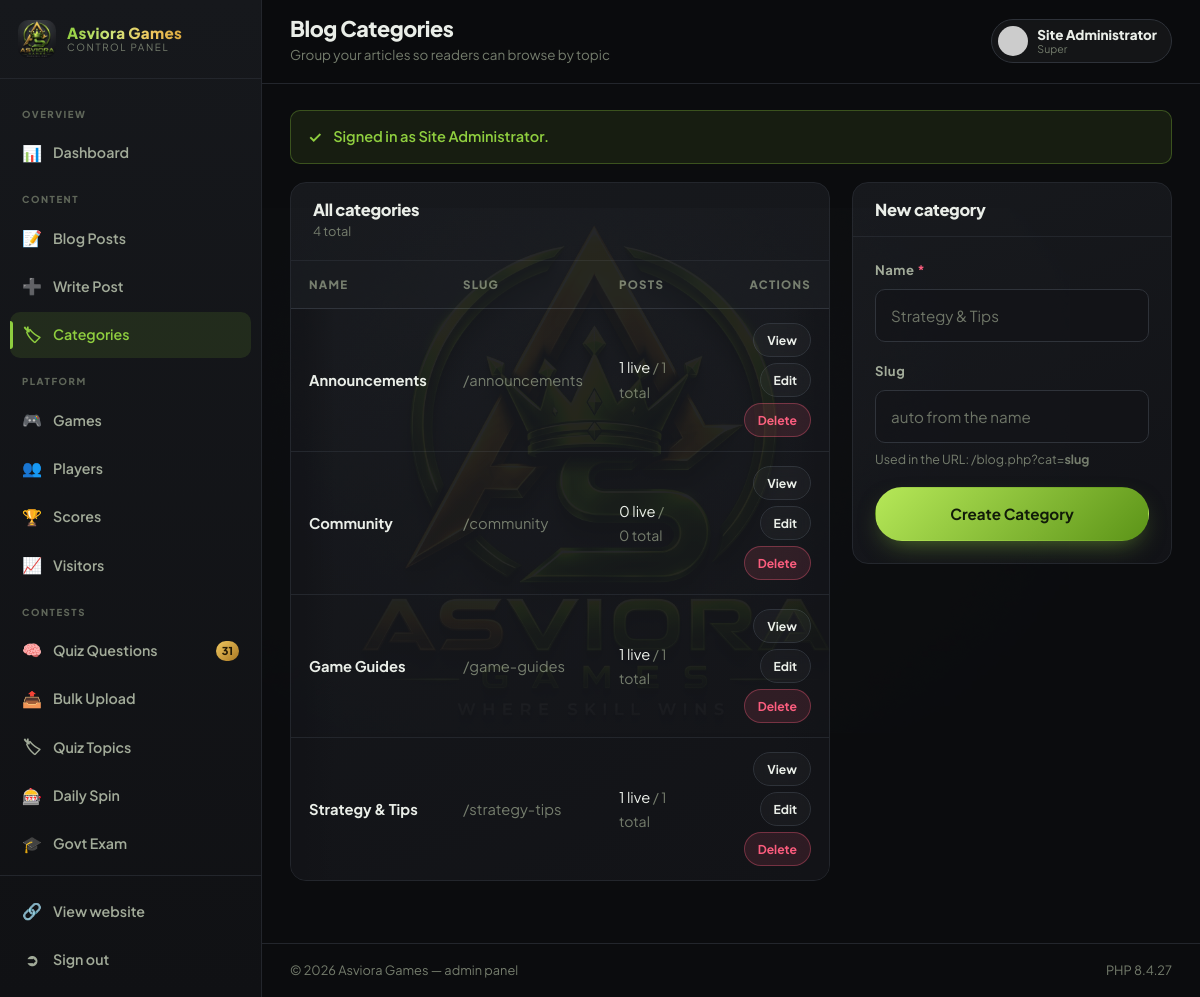
The app's page /admin/categories.php (signed in) with its own data.
### tables this page shows
CREATE TABLE `blog_categories` (
  `id`         INT UNSIGNED NOT NULL AUTO_INCREMENT,
  `name`       VARCHAR(80) NOT NULL,
  `slug`       VARCHAR(80) NOT NULL,
  `created_at` TIMESTAMP   NOT NULL DEFAULT CURRENT_TIMESTAMP,
  PRIMARY KEY (`id`),
  UNIQUE KEY `uq_bcat_slug` (`slug`)
);

### includes/db.php (called while the page is built, shortened)
<?php
function db(): PDO
{
    static $pdo = null;
    if ($pdo instanceof PDO) {
        return $pdo;
    }
    $dsn = 'mysql:host=' . DB_HOST . ';dbname=' . DB_NAME . ';charset=' . DB_CHARSET;
    try {
        $pdo = new PDO($dsn, DB_USER, DB_PASS, [
            PDO::ATTR_ERRMODE            => PDO::ERRMODE_EXCEPTION,
            PDO::ATTR_DEFAULT_FETCH_MODE => PDO::FETCH_ASSOC,
            PDO::ATTR_EMULATE_PREPARES   => false,
        ]);
        try {
            $offset = (new DateTime('now', new DateTimeZone(date_default_timezone_get())))
                        ->format('P');
            $pdo->exec("SET time_zone = '" . $offset . "'");
        } catch (Throwable $e) {
        }
    } catch (PDOException $e) {
        http_response_code(500);
        $msg = DEBUG_MODE ? htmlspecialchars($e->getMessage()) : 'Database connection failed.';
        echo '<div style="font:15px/1.6 system-ui,sans-serif;max-width:640px;margin:60px auto;'
           . 'padding:28px;background:#121729;color:#e9eefc;border:1px solid #262f4d;border-radius:14px">'
           . '<h2 style="margin:0 0 12px;color:#8fce3f">Database not reachable</h2>'
           . '<p style="color:#9aa4b2">' . $msg . '</p>'
           . '<p style="color:#9aa4b2">Import <code>config/database.sql</code> and check the '
           . 'credentials in <code>config/config.php</code>.</p></div>';
        exit;
    }
    return $pdo;
}
function q(string $sql, array $params = []): PDOStatement
{
    $st = db()->prepare($sql);
    $st->execute($params);
    return $st;
}
function fetch_one(string $sql, array $params = []): ?array
{
    $row = q($sql, $params)->fetch();
    return $row === false ? null : $row;
}
function fetch_all(string $sql, array $params = []): array
{
    return q($sql, $params)->fetchAll();
}
function fetch_col(string $sql, array $params = [], $default = null)
{
    $v = q($sql, $params)->fetchColumn();
    return $v === false ? $default : $v;
}

### includes/migrate.php (called while the page is built, shortened)
<?php
function run_pending_migrations(): array
{
    $applied = [];
    try {
        $current = (int) setting('schema_version', '0');
    } catch (Throwable $e) {
        return $applied;
    }
    $lock = fopen(sys_get_temp_dir() . '/asviora_migrate.lock', 'c');
    if ($lock === false || !flock($lock, LOCK_EX | LOCK_NB)) {
        if ($lock) fclose($lock);
        return $applied;
    }
    try {
        $current = (int) (settings_all(true)['schema_version'] ?? 0);
        for ($v = $current + 1; $v <= SCHEMA_VERSION; $v++) {
            if (!isset(SCHEMA_MIGRATIONS[$v])) {
                continue;
            }
            $file = dirname(__DIR__) . '/config/' . SCHEMA_MIGRATIONS[$v];
            if (!is_readable($file)) {
                break;
            }
            set_setting('schema_version', (string) $v);
            $applied[] = SCHEMA_MIGRATIONS[$v];
        }
    } catch (Throwable $e) {
        if (DEBUG_MODE) {
            error_log('[migration] ' . $e->getMessage());
        }
    } finally {
        flock($lock, LOCK_UN);
        fclose($lock);
    }
    return $applied;
}

### config/config.php (called while the page is built, shortened)
<?php
require_once ROOT_PATH . '/includes/db.php';
require_once ROOT_PATH . '/includes/functions.php';
if (!defined('SKIP_MIGRATIONS')) {
    require_once ROOT_PATH . '/includes/migrate.php';
    run_pending_migrations();
}

### admin/includes/auth.php (called while the page is built, shortened)
<?php
require_once dirname(__DIR__, 2) . '/config/config.php';
function admin_logged_in(): bool
{
    return !empty($_SESSION['admin_id']);
}
function current_admin(): ?array
{
    static $a = null;
    static $loaded = false;
    if ($loaded) {
        return $a;
    }
    $loaded = true;
    $a = fetch_one('SELECT * FROM admins WHERE id = ? AND is_active = 1',
                   [(int) $_SESSION['admin_id']]);
    return $a;
}
function admin_url(string $path = ''): string
{
    return url('admin/' . ltrim($path, '/'));
}
function require_admin(): array
{
    $a = current_admin();
    return $a;
}
function admin_active(string $file): string
{
    return basename($_SERVER['SCRIPT_NAME'] ?? '') === $file ? ' active' : '';
}

### admin/categories.php (the view, shortened to what this page needs)
<?php
require_once __DIR__ . '/includes/auth.php';
$A = require_admin();
$admin_title = 'Blog Categories';
$admin_sub   = 'Group your articles so readers can browse by topic';
$editId = (int) get('edit');
$edit   = $editId ? fetch_one('SELECT * FROM blog_categories WHERE id = ?', [$editId]) : null;
$cats = fetch_all(
    'SELECT c.*,
            (SELECT COUNT(*) FROM blog_posts p WHERE p.category_id = c.id) AS total,
            (SELECT COUNT(*) FROM blog_posts p WHERE p.category_id = c.id AND p.status = "published") AS live
     FROM blog_categories c ORDER BY c.name');
require __DIR__ . '/includes/layout.php';
?>
<div class="adm-form-grid">
  <div class="adm-panel">
    <div class="adm-panel-head">
      <div><h2>All categories</h2><p><?= count($cats) ?> total</p></div>
    </div>
    <div class="adm-panel-body flush">
      <?php if (!$cats): ?>
        <div class="empty"><div class="em-ico">&#127991;</div>
          <h3>No categories yet</h3><p>Create your first one on the right.</p></div>
      <?php else: ?>
        <div class="table-scroll">
          <table class="tbl" style="min-width:520px">
            <thead><tr><th>Name</th><th>Slug</th><th>Posts</th>
                       <th style="text-align:right">Actions</th></tr></thead>
            <tbody>
              <?php foreach ($cats as $c): ?>
                <tr>
                  <td><strong><?= e($c['name']) ?></strong></td>
                  <td class="text-dim">/<?= e($c['slug']) ?></td>
                  <td><?= (int) $c['live'] ?> live
                    <span class="text-dim">/ <?= (int) $c['total'] ?> total</span></td>
                  <td>
                    <div class="adm-actions">
                      <a href="<?= url('blog.php?cat=' . urlencode($c['slug'])) ?>" target="_blank"
                         rel="noopener" class="btn btn-ghost btn-xs">View</a>
                      <a href="<?= admin_url('categories.php?edit=' . (int) $c['id']) ?>"
                         class="btn btn-ghost btn-xs">Edit</a>
                      <form method="post" style="display:inline">
                        <button class="btn btn-danger btn-xs" type="submit"
                          data-confirm="Delete &quot;<?= e($c['name']) ?>&quot;? Its <?= (int) $c['total'] ?> post(s) will become uncategorised.">
                          Delete</button>
                      </form>
                    </div>
                  </td>
                </tr>
              <?php endforeach; ?>
            </tbody>
          </table>
        </div>
      <?php endif; ?>
    </div>
  </div>
  <div class="adm-panel">
    <div class="adm-panel-head">
      <h2><?= $edit ? 'Edit category' : 'New category' ?></h2>
    </div>
    <div class="adm-panel-body">
      <form method="post">
        <div class="form-group">
          <label class="form-label" for="name">Name <span class="req">*</span></label>
          <input class="form-control" id="name" name="name"
                 value="<?= e($edit['name'] ?? '') ?>" placeholder="Strategy &amp; Tips" required>
        </div>
        <div class="form-group">
          <label class="form-label" for="slug">Slug</label>
          <input class="form-control" id="slug" name="slug"
                 value="<?= e($edit['slug'] ?? '') ?>" placeholder="auto from the name">
          <div class="form-hint">Used in the URL: /blog.php?cat=<strong>slug</strong></div>
        </div>
        <button class="btn btn-primary btn-block" type="submit">
          <?= $edit ? 'Save Category' : 'Create Category' ?></button>
      </form>
    </div>
  </div>
</div>
<?php require __DIR__ . '/includes/layout_end.php'; ?>

### admin/includes/layout.php (shortened to what this page needs)
<?php
$A    = require_admin();
$site = setting('site_name', 'Asviora Games');
$unread = (int) fetch_col('SELECT COUNT(*) FROM contact_messages WHERE is_read = 0', [], 0);
$drafts = (int) fetch_col('SELECT COUNT(*) FROM blog_posts WHERE status = "draft"', [], 0);
$menu = [
    ['group' => 'Overview', 'items' => [
        ['index.php',    '&#128202;', 'Dashboard', null],
    ]],
    ['group' => 'Content', 'items' => [
        ['blog.php',       '&#128221;', 'Blog Posts', $drafts ?: null],
        ['blog-edit.php',  '&#10133;',  'Write Post', null],
        ['categories.php', '&#127991;', 'Categories', null],
    ]],
    ['group' => 'Communication', 'items' => [
        ['messages.php',    '&#9993;',  'Messages',    $unread ?: null],
        ['subscribers.php', '&#128231;', 'Subscribers', null],
    ]],
];
if (admin_can_manage()) {
    $platformItems = [];
    $platformItems[] = ['games.php',  '&#127918;', 'Games',   null];
    $platformItems[] = ['users.php',  '&#128101;', 'Players', null];
    $platformItems[] = ['scores.php', '&#127942;', 'Scores',  null];
    if (has_table('visits')) {
        $vToday = (int) fetch_col(
            'SELECT COUNT(*) FROM visits WHERE visit_date = CURDATE()', [], 0);
        $platformItems[] = ['visitors.php', '&#128200;', 'Visitors', $vToday ?: null];
    }
    $platform = [['group' => 'Platform', 'items' => $platformItems]];
    $contest = [];
    if (has_table('quiz_questions')) {
        $liveQ = (int) fetch_col(
            'SELECT COUNT(*) FROM quiz_questions WHERE is_active = 1', [], 0);
        $contest[] = ['quiz.php',            '&#129504;', 'Quiz Questions', $liveQ ?: null];
        $contest[] = ['quiz-import.php',     '&#128228;', 'Bulk Upload',    null];
        $contest[] = ['quiz-categories.php', '&#127991;', 'Quiz Topics',    null];
    }
    if (has_table('spin_results')) {
        $contest[] = ['spin.php', '&#127920;', 'Daily Spin', null];
    }
    if (has_table('exam_notify')) {
        $waiting = (int) fetch_col('SELECT COUNT(*) FROM exam_notify', [], 0);
        $contest[] = ['govt-exam.php', '&#127891;', 'Govt Exam', $waiting ?: null];
    }
    if ($contest) {
        $platform[] = ['group' => 'Contests', 'items' => $contest];
    }
    array_splice($menu, 2, 0, $platform);
    $system = [['settings.php', '&#9881;', 'Site Settings', null]];
    if ($A['role'] === 'super') {
        $system[] = ['admins.php', '&#128272;', 'Admin Users', null];
    }
    $menu[] = ['group' => 'System', 'items' => $system];
}
?>
<!DOCTYPE html>
<html lang="en">
<head>
<link rel="stylesheet" href="<?= asset('assets/css/style.css') ?>">
<link rel="stylesheet" href="<?= asset('assets/css/admin.css') ?>">
</head>
<body class="admin-body">
<aside class="adm-sidebar" id="admSidebar">
  <a href="<?= url('index.php') ?>" class="adm-brand" target="_blank" rel="noopener">
    <img src="<?= e(logo_icon(192)) ?>" alt="">
    <span>
      <strong><?= e($site) ?></strong>
      <em>Control panel</em>
    </span>
  </a>
  <nav class="adm-nav">
    <?php foreach ($menu as $section): ?>
      <div class="adm-group"><?= e($section['group']) ?></div>
      <?php foreach ($section['items'] as $it): ?>
        <a href="<?= admin_url($it[0]) ?>" class="adm-link<?= admin_active($it[0]) ?>">
          <span class="ico"><?= $it[1] ?></span>
          <span class="lbl"><?= e($it[2]) ?></span>
          <?php if ($it[3]): ?><span class="pill"><?= (int) $it[3] ?></span><?php endif; ?>
        </a>
      <?php endforeach; ?>
    <?php endforeach; ?>
  </nav>
  <div class="adm-foot">
    <a href="<?= url('index.php') ?>" target="_blank" rel="noopener" class="adm-link">
      <span class="ico">&#128279;</span><span class="lbl">View website</span></a>
    <a href="<?= admin_url('logout.php') ?>" class="adm-link danger">
      <span class="ico">&#10162;</span><span class="lbl">Sign out</span></a>
  </div>
</aside>
<div class="adm-main">
  <header class="adm-top">
    <div>
      <h1><?= e($admin_title ?? 'Dashboard') ?></h1>
      <?php if (!empty($admin_sub)): ?><p><?= e($admin_sub) ?></p><?php endif; ?>
    </div>
    <div class="adm-top-right">
      <div class="adm-me">
        <img src="<?= e(avatar_url(['username' => $A['name']])) ?>" alt="">
        <span>
          <strong><?= e($A['name']) ?></strong>
          <em><?= e(ucfirst($A['role'])) ?></em>
        </span>
      </div>
    </div>
  </header>
  <div class="adm-content">
    <?= render_flash() ?>

### records on screen
blog_categories: name "Announcements", slug "announcements", live "1", total "1"
blog_categories: name "Community", slug "community", live "0", total "0"
blog_categories: name "Game Guides", slug "game-guides", live "1", total "1"
blog_categories: name "Strategy & Tips", slug "strategy-tips", live "1", total "1"

### other values on screen
$site "Asviora Games"
$section['group'] "OVERVIEW"
$it[1] "📊"
$it[2] "Dashboard"
$section['group'] "CONTENT"
$it[1] "📝"
$it[2] "Blog Posts"
$it[1] "➕"
$it[2] "Write Post"
$it[1] "🏷"
$it[2] "Categories"
$section['group'] "PLATFORM"
$it[1] "🎮"
$it[2] "Games"
$it[1] "👥"
